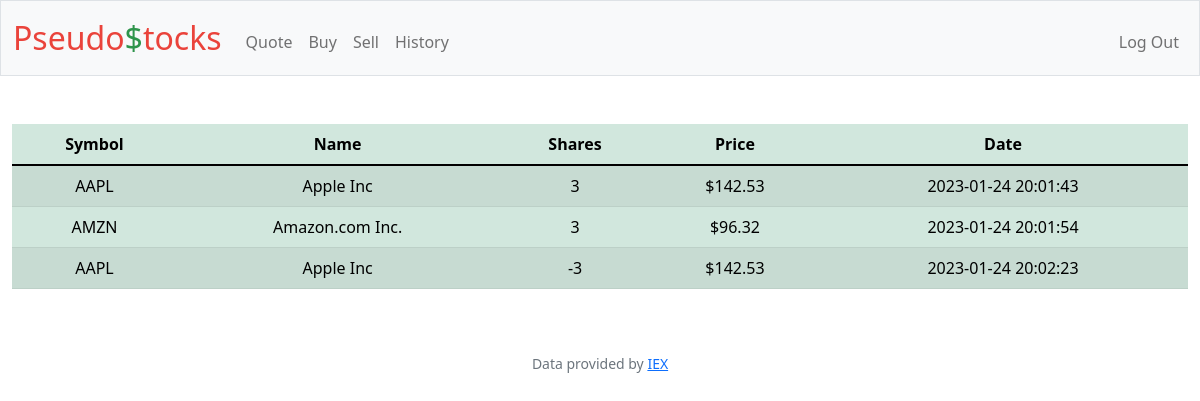
Screenshot of /history (signed in) with the database file from the repository.
### tables this page shows
CREATE TABLE 'history' ('id' INTEGER PRIMARY KEY AUTOINCREMENT NOT NULL, 'user_id' INTEGER, 'symbol' TEXT, 'name' TEXT, 'shares' INTEGER, 'price' REAL, 'date' DATETIME);

### app.py (the view)
@app.route("/history")
@login_required
def history():
    user_id = session["user_id"]
    stocks = db.execute("SELECT * FROM history WHERE user_id = ?", user_id)
    return render_template("history.html", stocks=stocks)

### app.py (called while the page is built)
@app.after_request
def after_request(response):
    response.headers["Cache-Control"] = "no-cache, no-store, must-revalidate"
    response.headers["Expires"] = 0
    response.headers["Pragma"] = "no-cache"
    return response

### helpers.py (called while the page is built)
def login_required(f):
    @wraps(f)
    def decorated_function(*args, **kwargs):
        if session.get("user_id") is None:
            return redirect("/login")
        return f(*args, **kwargs)
    return decorated_function

def usd(value):
    return f"${value:,.2f}"

### templates/history.html (shortened to what this page needs)
{% extends "layout.html" %}
{% block main %}
    <table class="table table-success table-striped">
        <thead>
            <tr>
                <th scope="col">Symbol</th>
                <th scope="col">Name</th>
                <th scope="col">Shares</th>
                <th scope="col">Price</th>
                <th scope="col">Date</th>
            </tr>
        </thead>
        <tbody>
            {% for stock in stocks %}
                <tr>
                    <td>{{ stock.symbol }}</td>
                    <td>{{ stock.name }}</td>
                    <td>{{ stock.shares }}</td>
                    <td>{{ stock.price | usd }}</td>
                    <td>{{ stock.date }}</td>
                </tr>
            {% endfor %}
        </tbody>
    </table>
{% endblock %}

### rows the page displays
history: symbol "AAPL", name "Apple Inc", shares "3", price "$142.53", date "2023-01-24 20:01:43"
history: symbol "AMZN", name "Amazon.com Inc.", shares "3", price "$96.32", date "2023-01-24 20:01:54"
history: symbol "AAPL", name "Apple Inc", shares "-3", price "$142.53", date "2023-01-24 20:02:23"
